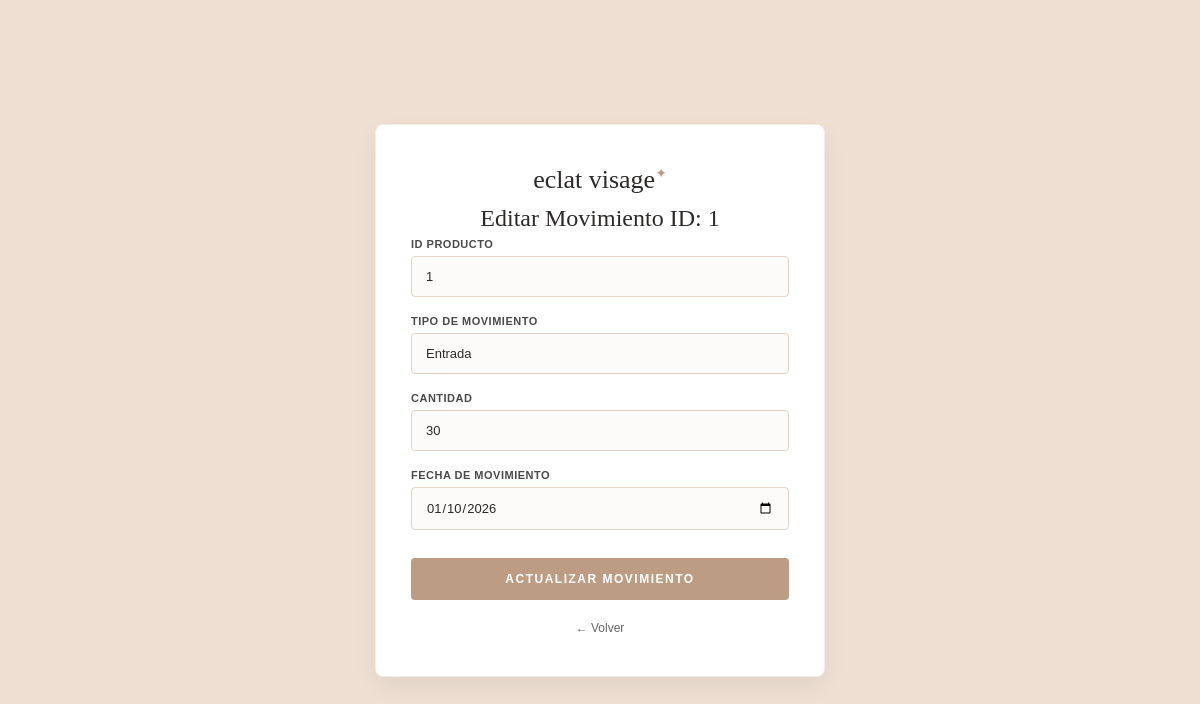
/CRUD/inventario_editar.php?id=1 (signed in), run on the app's committed database.
### tables this page shows
CREATE TABLE `inventario` (
  `id_movimiento` int(11) NOT NULL AUTO_INCREMENT,
  `id_producto` int(11) NOT NULL,
  `tipo_movimiento` varchar(50) NOT NULL,
  `cantidad` int(11) NOT NULL,
  `fecha_movimiento` date NOT NULL DEFAULT (CURRENT_DATE),
  PRIMARY KEY (`id_movimiento`),
  KEY `fk_inventario_producto` (`id_producto`),
  CONSTRAINT `fk_inventario_producto` FOREIGN KEY (`id_producto`) REFERENCES `productos` (`id_producto`) ON DELETE CASCADE ON UPDATE CASCADE
);

### CRUD/inventario_editar.php (the view, shortened to what this page needs)
<?php
include("conexion.php");
$id = intval($_GET['id']);
$resultado = $conexion->query("SELECT * FROM inventario WHERE id_movimiento = $id");
$row = $resultado->fetch_assoc();
?>
<!DOCTYPE html>
<html lang="es">
<head>
    <link rel="stylesheet" href="../estilos.css">
</head>
<body class="body-registro">
    <div class="registro-card">
        <div class="logo">eclat visage<span>✦</span></div>
        <h2>Editar Movimiento ID: <?php echo $id; ?></h2>
        <form action="" method="POST">
            <div class="campo"><label>ID Producto</label><input type="number" name="id_producto" value="<?php echo $row['id_producto']; ?>" required></div>
            <div class="campo"><label>Tipo de Movimiento</label><input type="text" name="tipo_movimiento" value="<?php echo $row['tipo_movimiento']; ?>" required></div>
            <div class="campo"><label>Cantidad</label><input type="number" name="cantidad" value="<?php echo $row['cantidad']; ?>" required></div>
            <div class="campo"><label>Fecha de Movimiento</label><input type="date" name="fecha_movimiento" value="<?php echo $row['fecha_movimiento']; ?>" required></div>
            <button type="submit" class="btn-registro">ACTUALIZAR MOVIMIENTO</button>
        </form>
        <br><a href="inventario_crud.php" style="font-size:12px; color:#666; text-decoration:none;">← Volver</a>
    </div>
</body>
</html>

### estilos.css (style rules this page uses)
* { margin: 0; padding: 0; box-sizing: border-box; }
body { font-family: 'Poppins', sans-serif; background-color: #fcfbfa; color: #2c2a29; min-height: 100vh; display: flex; flex-direction: column; }
.logo { font-family: 'Playfair Display', serif; font-size: 26px; font-weight: 500; }
.logo span { font-size: 14px; color: #bc9c82; vertical-align: super; }
.body-registro { background-color: #eedfd2; display: flex; justify-content: center; align-items: center; min-height: 100vh; padding: 40px 20px; }
.registro-card, .form-container { background-color: #ffffff; width: 100%; max-width: 450px; padding: 40px 35px; border-radius: 8px; box-shadow: 0 10px 25px rgba(0, 0, 0, 0.05); text-align: center; border: 1px solid #f2ede7; margin: 40px auto; }
.registro-card .logo, .form-container .logo { margin-bottom: 10px; }
.registro-card h2, .form-container h2 { font-family: 'Playfair Display', serif; font-size: 24px; font-weight: 500; color: #2c2a29; margin-bottom: 6px; }
.registro-card .campo, .form-group { text-align: left; margin-bottom: 18px; }
.registro-card label, .form-group label { display: block; font-size: 11px; font-weight: 600; letter-spacing: 0.5px; color: #4a4a4a; text-transform: uppercase; margin-bottom: 6px; }
.registro-card input, .form-group input, .form-group textarea { width: 100%; padding: 12px 14px; border: 1px solid #e3d4c7; border-radius: 4px; font-family: 'Poppins', sans-serif; font-size: 13px; color: #2c2a29; background-color: #fcfbfa; outline: none; transition: all 0.3s ease; box-sizing: border-box; }
.btn-registro, .btn-enviar { width: 100%; background-color: #bc9c82; color: #ffffff; border: none; padding: 14px; font-family: 'Poppins', sans-serif; font-size: 12px; font-weight: 600; letter-spacing: 1.5px; border-radius: 4px; cursor: pointer; margin-top: 10px; transition: background-color 0.3s ease; }

### data on the page
inventario: id_producto "1", tipo_movimiento "Entrada", cantidad "30", fecha_movimiento "01/10/2026"

### other printed values
$id "1"
